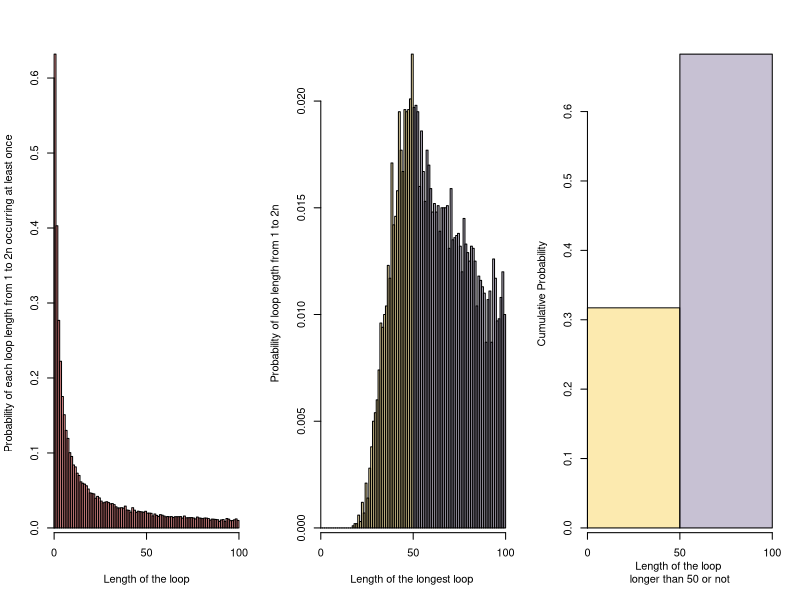

Write R code to recreate this figure.
#XXXXXXXXXXXXXXXXXXXXXXXX proj2.r XXXXXXXXXXXXXXXXXXXXXXXXXXXXXXXXXXXXXXXXXXXX
# Group member
# Biwei Zhu, s2325784
# Guanhao Su, s2301705
# Shuying Liu, s2436365

# Github repo: 
# https://github.com/SyLiu24/proj2

#XXXXXXXXXXXXXXXXXXXXXXXXXXX Contribution XXXXXXXXXXXXXXXXXXXXXXXXXXXXXXXXXXXXXX

# Biwei Zhu completed the function Pone
# Guanhao Su completed the function Pall and the visualization
# Biwei Zhu and Guanhao Su completed together the example code to assess 
# the success probabilities under each strategy
# Shuying Liu completed the function dloop and the assessment of probability, 
# and modified the whole code. 

#XXXXXXXXXXXXXXXXXXXXXXXXXXXX Simulation XXXXXXXXXXXXXXXXXXXXXXXXXXXXXXXXXXXXXXX


# This project aims to estimate the success probability of the prisoner problem 
# by simulations under three strategies:

# 1. The prisoner first opens the box with their number on it, 
# reads the number in the box then opens the box with that number,
# repeat until finding their own number in the box or reach the maximum of n open boxes.


# 2. As strategy 1, but starting from a randomly selected box.

# 3. They open n boxes at random to look for their number.
# Note: The cards in 2n boxes are in random order.


sim <- function(n,k,strategy,nprisoner=1,nreps=10000){
  # sim estimates the probability of prisoner succeeding in finding his number in 2*n boxes
  # takes argument: n; k - the list of prisoners' numbers; strategy - 1,2,3;
  #                 nprisoner - number of prisoners; nreps - number of simulations
  # returns the estimate probability
  
  # the total number of success in nreps simulations
  success <- 0
  
  for (irep in 1:nreps) {
    cards <- sample(2*n)
    # Elements of flag is whether the prisoner succeeds: TRUE if succeeds.
    flag <- array(FALSE,nprisoner)
    
    # Check if each prisoner succeeds
    for (prisoner in 1:nprisoner) {
      # strategy 3
      if (strategy == 3) {
        open_boxes <- sample(2*n,n)
        check_cards <- cards[open_boxes]
        if (k[prisoner] %in% check_cards) flag[prisoner] <- TRUE
      }
      else {
        # strategy 1 & 2
        # Different initially selected box number for strategy 2 & 3
        if (strategy == 1) selected_box <- k[prisoner]
        else selected_box <- sample(2*n,size=1)
        # check n boxes
        for (box in 1:n){
          if (cards[selected_box] == k[prisoner]){
            flag[prisoner] <- TRUE
            break
          }
          selected_box <- cards[selected_box]
        }
      }
    }
    success <- success+all(flag)
  }
  success/nreps
}


Pone <- function(n,k,strategy,nreps=10000){
  # Pone estimates the probability of one prisoner succeeding in finding 
  # his number in 2*n boxes
  # Takes argument: n; k - the prisoner's number; strategy - 1,2,3;
  #                 nreps - number of simulations
  # Returns the estimate probability
  sim(n,k,strategy)
}

Pall <- function(n,strategy,nreps=10000){
  # Pall estimates the probability of all 2*n prisoners succeeding in finding 
  # their number in 2*n boxes
  # Takes argument: n; strategy - 1,2,3; nreps - number of simulations
  # Returns the estimate probability
  k <- 1:(2*n)
  sim(n,k,strategy,nprisoner=2*n)
}



# Estimate the individual success probability under n = 5 and n = 50
cat("Individual success probability under the three strategies when n = 5\n")
for (strategy in 1:3) cat(sprintf('strategy %d: %f\n',strategy,Pone(5,1,strategy,10000)))

cat("Individual success probability under the three strategies when n = 50\n")
for (strategy in 1:3) cat(sprintf('strategy %d: %f\n',strategy,Pone(50,1,strategy,10000)))

# Estimate the joint success probability under n = 5 and n = 50
cat("Joint success probability under the three strategies when n = 5\n")
for (strategy in 1:3) cat(sprintf('strategy %d: %f\n',strategy,Pall(5,strategy,10000)))

cat("Joint success probability under the three strategies when n = 50\n")
for (strategy in 1:3) cat(sprintf('strategy %d: %f\n',strategy,Pall(50,strategy,10000)))


#XXXXXXXXXXXXXXXXXXXXXXXXXXXX comments XXXXXXXXXXXXXXXXXXXXXXXXXXXXXXXXXXXXXXXX

# If we run enough simulations, we can estimate the probability by the relative frequency.
# The only difference between strategy 2 and strategy 1 is the initial choice of boxes,
# but strategy 2 (prob = 0.4) will have a lower probability of success for 
# one prisoner than strategies 1 & 3 (prob = 0.5).
# The difference of success rate becomes greater as we run simulations on 2*n prisoners,
# strategy 1 still has a surprisingly stable success rate (Prob = 0.3),
# while the success rates of strategy 2 & 3 drop to 0.

# Speculation: Strategy 1 works surprisingly well because there is a decent chance that
# the length of a loop in a 2*n permutation is under n, thus if the prisoner first opens 
# the box with his own number, then he is on the unique loop containing his number,
# so he is likely to find his number in the sequence of opening n boxes.
# Strategy 2 fails because he initially opens a random box, so loop wouldn't help.
# Obviously, the probability of success for each prisoner in strategy 3 is (1/2),
# so the whole success probability is power((1/2),(2*n)), which approach 0 when n <- ∞

#XXXXXXXXXXXXXXXXXXXXXXXXXXXXXXXXXXXXXXXXXXXXXXXXXXXXXXXXXXXXXXXXXXXXXXXXXXXXXX

dloop <- function(n,nreps=10000){
  # dloop estimates the probability of each loop length from 1 to 2*n ocurring 
  # in a random shuffle of 2*n cards
  # Take argument: n; nreps - number of simulations
  # Returns a matrix of diminsion (2,2*n), 
  #   the first row being the probability distribution of each loop length, 
  #   the second being the probability distribution of the longest loop.
  
  loops <- array(0,2*n)
  longest_loops <- array(0,2*n)
  
  # run nreps simulations
  for (irep in 1:nreps){
    # ramdom shuffle of cards
    shuffle <- sample(2*n)
    # elements of loop_check are whether each loop length ocurrs in shuffle: 
    # 1 if occurrs
    loop_check <- array(0,2*n)
    # elements of unchecked_list are whether indices of shuffle 
    # haven't been searched for loop: TRUE if not searched
    unchecked_list <- array(TRUE,2*n)
    
    # search all loops until all the elements in shuffle have been searched
    while (length(shuffle[unchecked_list])){
      # pick an unchecked element in shuffle to start
      start <- shuffle[unchecked_list][1]
      k <- start
      unchecked_list[k] <- FALSE
      loop_len <- 1
      # find the loop that begins with 'start'
      while (shuffle[k] != start){
        k <- shuffle[k]
        unchecked_list[k] <- FALSE
        loop_len <- loop_len+1
      }
      loop_check[loop_len] <- 1
    }
    
    loops <- loops+loop_check
    longest_loop <- tail((1:(2*n))[as.logical(loop_check)],1)
    longest_loops[longest_loop] <- longest_loops[longest_loop]+1
  }
  rbind(loops/nreps,longest_loops/nreps)
}

# Assess the probability of loop
y <- dloop(50)
# The probability of each loop length from 1 to 2n occurring at least once.
cat('\nThe probability distribution of loop length is\n')
print(y[1,])
# the probability that there is no loop longer than 50 is roughly 0.31
cat('\nThe probability of longest loop length being 50 is',sum(y[2,1:50]))


#Visualising the probability
n <- 50
color1 <- c(rgb(250,220,120,150,max = 255), rgb(160,150,180,150,max = 255))
color2 <- c(rep(rgb(250,220,120,150,max = 255),n), rep(rgb(160,150,180,150, max = 255), n))
par(mfrow = c(1,3))#three subplot

barplot(y[1,],col = rgb(255,100,100,150,max = 255), space = 0,xaxs="i"
        , xlab = "Length of the loop", 
        ylab = "Probability of each loop length from 1 to 2n occurring at least once")
axis(1,c(0,50,100))

barplot(c((y[2,1:50]),(y[2,51:100])), space = 0, col = color2, xaxs="i"
        , xlab = "Length of the longest loop ", 
        ylab = "Probability of loop length from 1 to 2n")
axis(1,c(0,50,100))

barplot(c(sum(y[2,1:50]), sum(y[2,51:100])), space = 0, col = color1, xaxs="i"
        , xlab = "Length of the loop \nlonger than 50 or not", 
        ylab = "Cumulative Probability")
axis(1,c(0,1,2),c(0,50,100))
